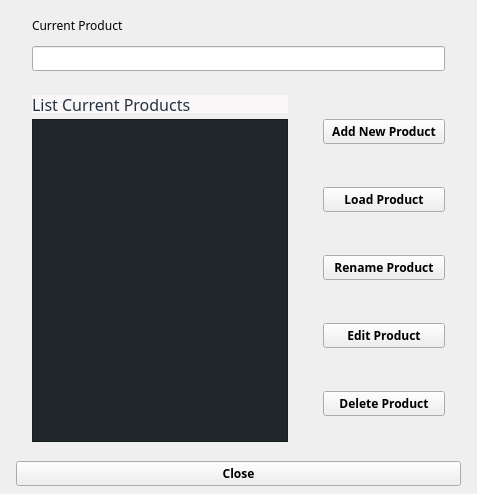
<?xml version="1.0" encoding="UTF-8"?>
<ui version="4.0">
 <class>ProductDialog</class>
 <widget class="QDialog" name="ProductDialog">
  <property name="geometry">
   <rect>
    <x>0</x>
    <y>0</y>
    <width>477</width>
    <height>494</height>
   </rect>
  </property>
  <property name="windowTitle">
   <string/>
  </property>
  <property name="styleSheet">
   <string notr="true"/>
  </property>
  <layout class="QGridLayout" name="gridLayout_7">
   <property name="leftMargin">
    <number>0</number>
   </property>
   <property name="topMargin">
    <number>0</number>
   </property>
   <property name="rightMargin">
    <number>0</number>
   </property>
   <property name="bottomMargin">
    <number>0</number>
   </property>
   <item row="0" column="0">
    <layout class="QGridLayout" name="gridLayout_5">
     <property name="verticalSpacing">
      <number>0</number>
     </property>
     <item row="0" column="0">
      <layout class="QGridLayout" name="gridLayout_4">
       <property name="leftMargin">
        <number>16</number>
       </property>
       <property name="rightMargin">
        <number>16</number>
       </property>
       <property name="horizontalSpacing">
        <number>8</number>
       </property>
       <property name="verticalSpacing">
        <number>2</number>
       </property>
       <item row="0" column="0" colspan="2">
        <widget class="ContentBoardItem" name="widgetDashBoardRequestPICOCommands" native="true">
         <property name="sizePolicy">
          <sizepolicy hsizetype="Expanding" vsizetype="Expanding">
           <horstretch>0</horstretch>
           <verstretch>0</verstretch>
          </sizepolicy>
         </property>
         <property name="minimumSize">
          <size>
           <width>0</width>
           <height>82</height>
          </size>
         </property>
         <property name="maximumSize">
          <size>
           <width>16777215</width>
           <height>82</height>
          </size>
         </property>
         <property name="styleSheet">
          <string notr="true">/*QFrame{
     background:rgb(249,247,248);
     min-height: 80px;
     max-height: 80px;
}

QLabel{
  background:rgb(249,247,248);
  color: rgb(39,51,66);
  font-size: 16px;
  font-family: Siemens Sans;
  min-height: 18px;
  max-height: 18px;
}

QLineEdit
{
    background:rgb(255,255,255);
    color:rgb(39,51,66);
    font-size: 16px;
    font-weight: bold;
    font-family: Siemens Sans;
    border: 1px solid rgb(39,51,66); 
    min-height: 32px;
    max-height: 32px;
}
*/

</string>
         </property>
         <layout class="QGridLayout" name="gridLayout_2">
          <property name="leftMargin">
           <number>16</number>
          </property>
          <property name="rightMargin">
           <number>16</number>
          </property>
          <item row="2" column="0">
           <widget class="QLineEdit" name="lineEditCurrentProduct">
            <property name="minimumSize">
             <size>
              <width>0</width>
              <height>0</height>
             </size>
            </property>
            <property name="maximumSize">
             <size>
              <width>16777215</width>
              <height>16777215</height>
             </size>
            </property>
            <property name="font">
             <font>
              <family>Siemens Sans</family>
              <weight>75</weight>
              <bold>true</bold>
             </font>
            </property>
            <property name="styleSheet">
             <string notr="true"/>
            </property>
            <property name="alignment">
             <set>Qt::AlignCenter</set>
            </property>
            <property name="readOnly">
             <bool>true</bool>
            </property>
           </widget>
          </item>
          <item row="1" column="0">
           <widget class="QLabel" name="labelCurrentProduct">
            <property name="font">
             <font>
              <family>Siemens Sans</family>
             </font>
            </property>
            <property name="styleSheet">
             <string notr="true"/>
            </property>
            <property name="text">
             <string>Current Product</string>
            </property>
            <property name="alignment">
             <set>Qt::AlignLeading|Qt::AlignLeft|Qt::AlignVCenter</set>
            </property>
           </widget>
          </item>
         </layout>
        </widget>
       </item>
       <item row="1" column="1">
        <widget class="ContentBoardItem" name="widgetDashBoardProductDialogs" native="true">
         <property name="sizePolicy">
          <sizepolicy hsizetype="Expanding" vsizetype="Expanding">
           <horstretch>0</horstretch>
           <verstretch>0</verstretch>
          </sizepolicy>
         </property>
         <property name="minimumSize">
          <size>
           <width>0</width>
           <height>0</height>
          </size>
         </property>
         <property name="maximumSize">
          <size>
           <width>16777213</width>
           <height>16777214</height>
          </size>
         </property>
         <property name="styleSheet">
          <string notr="true">/*QFrame{
     background:rgb(249,247,248);
}

QLabel{
  color: rgb(39,51,66);
  font-size: 16px;
  font-family: Siemens Sans;
}
*/

</string>
         </property>
         <layout class="QGridLayout" name="gridLayout">
          <property name="leftMargin">
           <number>16</number>
          </property>
          <property name="rightMargin">
           <number>16</number>
          </property>
          <property name="horizontalSpacing">
           <number>9</number>
          </property>
          <property name="verticalSpacing">
           <number>19</number>
          </property>
          <item row="0" column="0">
           <widget class="QPushButton" name="pushButtonReadAndAppendProduct">
            <property name="font">
             <font>
              <family>Siemens Sans</family>
              <weight>75</weight>
              <bold>true</bold>
             </font>
            </property>
            <property name="autoFillBackground">
             <bool>false</bool>
            </property>
            <property name="styleSheet">
             <string notr="true">/*QPushButton{
   background-color: rgb(64, 77, 83 );
   color: rgb(255, 255, 255 );
   min-height: 40px;
   font-size: 16px;
   font-weight: bold;
   font-family: Siemens Sans;
  border: none;
}

QPushButton:pressed {
    border: 2px solid rgb(148,182, 231 ); 
 }
*/

</string>
            </property>
            <property name="text">
             <string>Add New Product</string>
            </property>
            <property name="checkable">
             <bool>false</bool>
            </property>
            <property name="autoRepeat">
             <bool>false</bool>
            </property>
            <property name="autoDefault">
             <bool>false</bool>
            </property>
            <property name="flat">
             <bool>false</bool>
            </property>
           </widget>
          </item>
          <item row="1" column="0">
           <widget class="QPushButton" name="pushButtonLoadProduct">
            <property name="minimumSize">
             <size>
              <width>0</width>
              <height>0</height>
             </size>
            </property>
            <property name="font">
             <font>
              <family>Siemens Sans</family>
              <weight>75</weight>
              <bold>true</bold>
             </font>
            </property>
            <property name="focusPolicy">
             <enum>Qt::NoFocus</enum>
            </property>
            <property name="autoFillBackground">
             <bool>false</bool>
            </property>
            <property name="styleSheet">
             <string notr="true">/*QPushButton{
   background-color: rgb(64, 77, 83 );
   color: rgb(255, 255, 255 );
   min-height: 40px;
   font-size: 16px;
   font-weight: bold;
   font-family: Siemens Sans;
  border: none;
}

QPushButton:pressed {
    border: 2px solid rgb(148,182, 231 ); 
 }
*/

</string>
            </property>
            <property name="text">
             <string>Load Product</string>
            </property>
            <property name="checkable">
             <bool>false</bool>
            </property>
            <property name="autoRepeat">
             <bool>false</bool>
            </property>
            <property name="autoDefault">
             <bool>false</bool>
            </property>
            <property name="flat">
             <bool>false</bool>
            </property>
           </widget>
          </item>
          <item row="2" column="0">
           <widget class="QPushButton" name="pushButtonRenameProduct">
            <property name="font">
             <font>
              <family>Siemens Sans</family>
              <weight>75</weight>
              <bold>true</bold>
             </font>
            </property>
            <property name="focusPolicy">
             <enum>Qt::NoFocus</enum>
            </property>
            <property name="autoFillBackground">
             <bool>false</bool>
            </property>
            <property name="styleSheet">
             <string notr="true">/*QPushButton{
   background-color: rgb(64, 77, 83 );
   color: rgb(255, 255, 255 );
   min-height: 40px;
   font-size: 16px;
   font-weight: bold;
   font-family: Siemens Sans;
  border: none;
}

QPushButton:pressed {
    border: 2px solid rgb(148,182, 231 ); 
 }
*/
</string>
            </property>
            <property name="text">
             <string>Rename Product</string>
            </property>
            <property name="checkable">
             <bool>false</bool>
            </property>
            <property name="autoRepeat">
             <bool>false</bool>
            </property>
            <property name="autoDefault">
             <bool>false</bool>
            </property>
            <property name="flat">
             <bool>false</bool>
            </property>
           </widget>
          </item>
          <item row="3" column="0">
           <widget class="QPushButton" name="pushButtonEditProduct">
            <property name="font">
             <font>
              <family>Siemens Sans</family>
              <weight>75</weight>
              <bold>true</bold>
             </font>
            </property>
            <property name="focusPolicy">
             <enum>Qt::NoFocus</enum>
            </property>
            <property name="autoFillBackground">
             <bool>false</bool>
            </property>
            <property name="styleSheet">
             <string notr="true">/*QPushButton{
   background-color: rgb(64, 77, 83 );
   color: rgb(255, 255, 255 );
   min-height: 40px;
   font-size: 16px;
   font-weight: bold;
   font-family: Siemens Sans;
  border: none;
}

QPushButton:pressed {
    border: 2px solid rgb(148,182, 231 ); 
 }
*/
</string>
            </property>
            <property name="text">
             <string>Edit Product</string>
            </property>
            <property name="checkable">
             <bool>false</bool>
            </property>
            <property name="autoRepeat">
             <bool>false</bool>
            </property>
            <property name="autoDefault">
             <bool>false</bool>
            </property>
            <property name="flat">
             <bool>false</bool>
            </property>
           </widget>
          </item>
          <item row="4" column="0">
           <widget class="QPushButton" name="pushButtonLoadDeleteProduct">
            <property name="font">
             <font>
              <family>Siemens Sans</family>
              <weight>75</weight>
              <bold>true</bold>
             </font>
            </property>
            <property name="focusPolicy">
             <enum>Qt::NoFocus</enum>
            </property>
            <property name="autoFillBackground">
             <bool>false</bool>
            </property>
            <property name="styleSheet">
             <string notr="true">/*QPushButton{
    background-color: rgb(202, 51, 51 );
   color: rgb(255, 255, 255 );
   min-height: 40px;
   font-size: 16px;
   font-weight: bold;
   font-family: Siemens Sans;
  border: none;
}
QPushButton:pressed {
     border: 1px solid rgb(0,95,135);    
 }
*/
</string>
            </property>
            <property name="text">
             <string>Delete Product</string>
            </property>
            <property name="checkable">
             <bool>false</bool>
            </property>
            <property name="autoRepeat">
             <bool>false</bool>
            </property>
            <property name="autoDefault">
             <bool>false</bool>
            </property>
            <property name="flat">
             <bool>false</bool>
            </property>
           </widget>
          </item>
         </layout>
        </widget>
       </item>
       <item row="1" column="0">
        <widget class="ContentBoardItem" name="widgetDashBoardListProducts" native="true">
         <property name="sizePolicy">
          <sizepolicy hsizetype="Expanding" vsizetype="Expanding">
           <horstretch>0</horstretch>
           <verstretch>0</verstretch>
          </sizepolicy>
         </property>
         <property name="minimumSize">
          <size>
           <width>0</width>
           <height>64</height>
          </size>
         </property>
         <property name="maximumSize">
          <size>
           <width>16777215</width>
           <height>16777215</height>
          </size>
         </property>
         <property name="styleSheet">
          <string notr="true">QFrame{
     background:rgb(249,247,248);
}

QLabel{
  background:rgb(249,247,248);
  color: rgb(39,51,66);
  font-size: 16px;
  font-family: Siemens Sans;
  min-height: 18px;
  max-height: 18px;
}
QListWidget
 {
    background-color:  rgb(31, 39, 42);
    color: rgb(249, 247, 248 );
    selection-background-color: red;
}

QListWidget:item
{
    selection-background-color: red;
}

QScrollBar:horizontal 
{
    height: 30px;
    background:  rgb(249, 247, 248 );
}

QScrollBar:vertical
{
     width: 30px;
     background:  rgb(249, 247, 248 );
}
</string>
         </property>
         <layout class="QGridLayout" name="gridLayout_3">
          <property name="leftMargin">
           <number>16</number>
          </property>
          <item row="0" column="0">
           <widget class="QLabel" name="labelDashBoardListProducts">
            <property name="font">
             <font>
              <family>Siemens Sans</family>
              <pointsize>-1</pointsize>
             </font>
            </property>
            <property name="text">
             <string>List Current Products</string>
            </property>
           </widget>
          </item>
          <item row="1" column="0">
           <widget class="QListWidget" name="listProducts">
            <property name="font">
             <font>
              <family>Siemens Sans</family>
              <pointsize>16</pointsize>
              <weight>75</weight>
              <bold>true</bold>
             </font>
            </property>
            <property name="styleSheet">
             <string notr="true"/>
            </property>
            <property name="alternatingRowColors">
             <bool>false</bool>
            </property>
            <property name="currentRow">
             <number>-1</number>
            </property>
            <property name="sortingEnabled">
             <bool>false</bool>
            </property>
           </widget>
          </item>
         </layout>
        </widget>
       </item>
      </layout>
     </item>
     <item row="1" column="0">
      <layout class="QHBoxLayout" name="horizontalLayout">
       <property name="leftMargin">
        <number>16</number>
       </property>
       <property name="topMargin">
        <number>8</number>
       </property>
       <property name="rightMargin">
        <number>16</number>
       </property>
       <property name="bottomMargin">
        <number>8</number>
       </property>
       <item>
        <widget class="QPushButton" name="pushButtonClose">
         <property name="font">
          <font>
           <family>Siemens Sans</family>
           <weight>75</weight>
           <bold>true</bold>
          </font>
         </property>
         <property name="autoFillBackground">
          <bool>false</bool>
         </property>
         <property name="styleSheet">
          <string notr="true">/*QPushButton{
   background-color: rgb(189,192, 197 );
   color: rgb(39, 51, 66 );
   min-height: 40px;
   font-size: 16px;
   font-weight: bold;
   font-family: Siemens Sans;
  border: none;
}
QPushButton:pressed {
     border: 1px solid rgb(0,95,135);    
 }
*/
</string>
         </property>
         <property name="text">
          <string>Close</string>
         </property>
         <property name="checkable">
          <bool>false</bool>
         </property>
         <property name="autoRepeat">
          <bool>false</bool>
         </property>
         <property name="autoDefault">
          <bool>false</bool>
         </property>
         <property name="flat">
          <bool>false</bool>
         </property>
        </widget>
       </item>
      </layout>
     </item>
    </layout>
   </item>
  </layout>
 </widget>
 <layoutdefault spacing="6" margin="11"/>
 <customwidgets>
  <customwidget>
   <class>ContentBoardItem</class>
   <extends>QWidget</extends>
   <header location="global">contentboarditem.h</header>
   <container>1</container>
  </customwidget>
 </customwidgets>
 <resources/>
 <connections/>
</ui>
